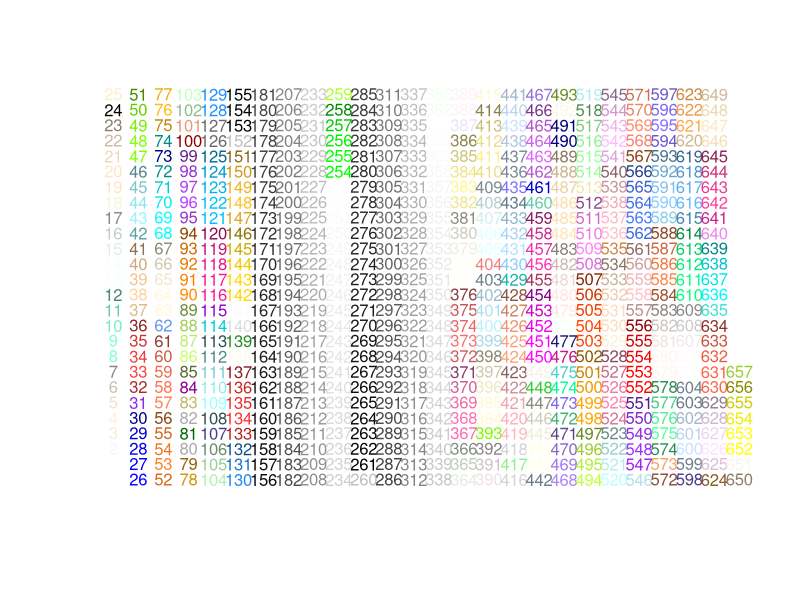

Generate this figure with R:
getColorName <- function(colorNumber) colors()[colorNumber]
printColorSampler <- function(n = 0) {
   i <- seq(colors())
   k <- ceiling(sqrt(length(i)))
   xy <- cbind(floor(i/k)*2, i %% k)
   plot(xy, type = "n", axes = FALSE, xlab = "", ylab = "")
   text(xy[,1]+.5, xy[,2]+.2, i, col = colors(), cex = 1)
   if (n > 0)
      colors()[identify(xy, n = n, labels = colors(), plot = FALSE)]
}
# test
printColorSampler(1)
